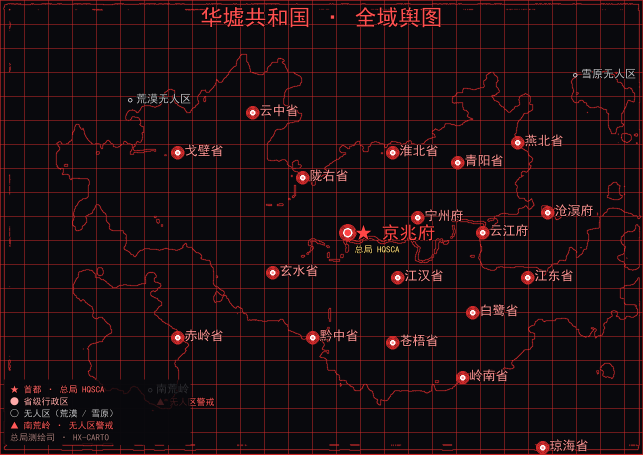
#> input picture images/azgaar-map.png, 1286 x 909 px (shown at 1/2 size); its folder holds only this picture in this run
$ python compress_images.py
#> lines starting #> are read from the running program, lines starting #| are printed output that depends on the picture
# -*- coding: utf-8 -*-
"""批量压缩 images/ 下的大图。
第二轮：阈值 120KB，jpg/webp quality 72 + 最长边 1200（帖子封面/档案图显示不超过 1200px）
png 保持第一轮结果不动（透明图收益小）。
仅当压缩后明显更小才覆盖原文件。
用法：py tools/compress_images.py
"""
import os
from PIL import Image

IMG_DIR = os.path.abspath(os.path.join(os.path.dirname(os.path.abspath(__file__)), '..', 'images'))


def compress(path):
#> called with path = 'images/azgaar-map.png'
    ext = os.path.splitext(path)[1].lower()
    size = os.path.getsize(path)
    if size < 120 * 1024:
        return None
    img = Image.open(path)
#> img is the input picture: PIL image 1286x909 RGB; mean R, G, B 26.5, 13.5, 17.1
    img.load()
    has_alpha = img.mode in ('RGBA', 'LA') or (img.mode == 'P' and 'transparency' in img.info)
#> has_alpha = False
    max_dim = 1000 if has_alpha else 1200
#> max_dim = 1200
    w, h = img.size
#> w = 1286; h = 909
    if max(w, h) > max_dim:
        ratio = max_dim / float(max(w, h))
#> ratio = 0.933
        img = img.resize((int(w * ratio), int(h * ratio)), Image.LANCZOS)
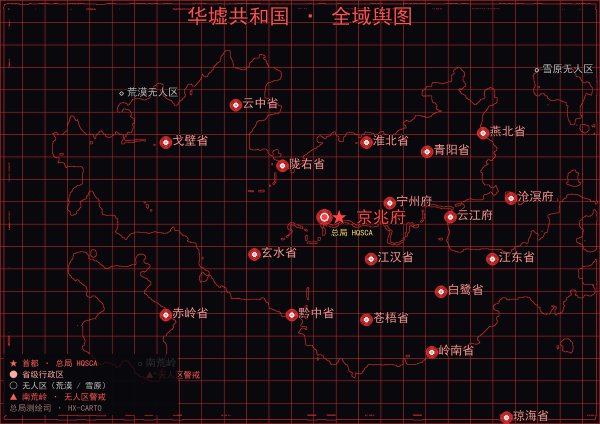
#> img: PIL image 1200x848 RGB (shown at 1/2 size); mean R, G, B 27.2, 13.5, 17.1
    tmp = path + '.tmp' + ext
    if ext in ('.jpg', '.jpeg'):
        if has_alpha:
            img = img.convert('RGB')
        img.save(tmp, 'JPEG', quality=72, optimize=True, progressive=True)
    elif ext == '.png':
        img.save(tmp, 'PNG', optimize=True)
    elif ext == '.webp':
        img.save(tmp, 'WEBP', quality=72)
    else:
        return None
    new_size = os.path.getsize(tmp)
    if new_size < size:
        os.replace(tmp, path)
        return (size, new_size)
    os.remove(tmp)
    return (size, size)


total_before = total_after = 0
changed = 0
for root, _, files in os.walk(IMG_DIR):
    for f in sorted(files):
        if os.path.splitext(f)[1].lower() not in ('.jpg', '.jpeg', '.png', '.webp'):
            continue
        r = compress(os.path.join(root, f))
        if r:
            b, a = r
            total_before += b
            total_after += a
            if a < b:
                changed += 1
                print("%s: %.0fKB -> %.0fKB" % (f, b / 1024.0, a / 1024.0))
print("----")
print("changed: %d  TOTAL: %.1fMB -> %.1fMB" % (changed, total_before / 1048576.0, total_after / 1048576.0))
